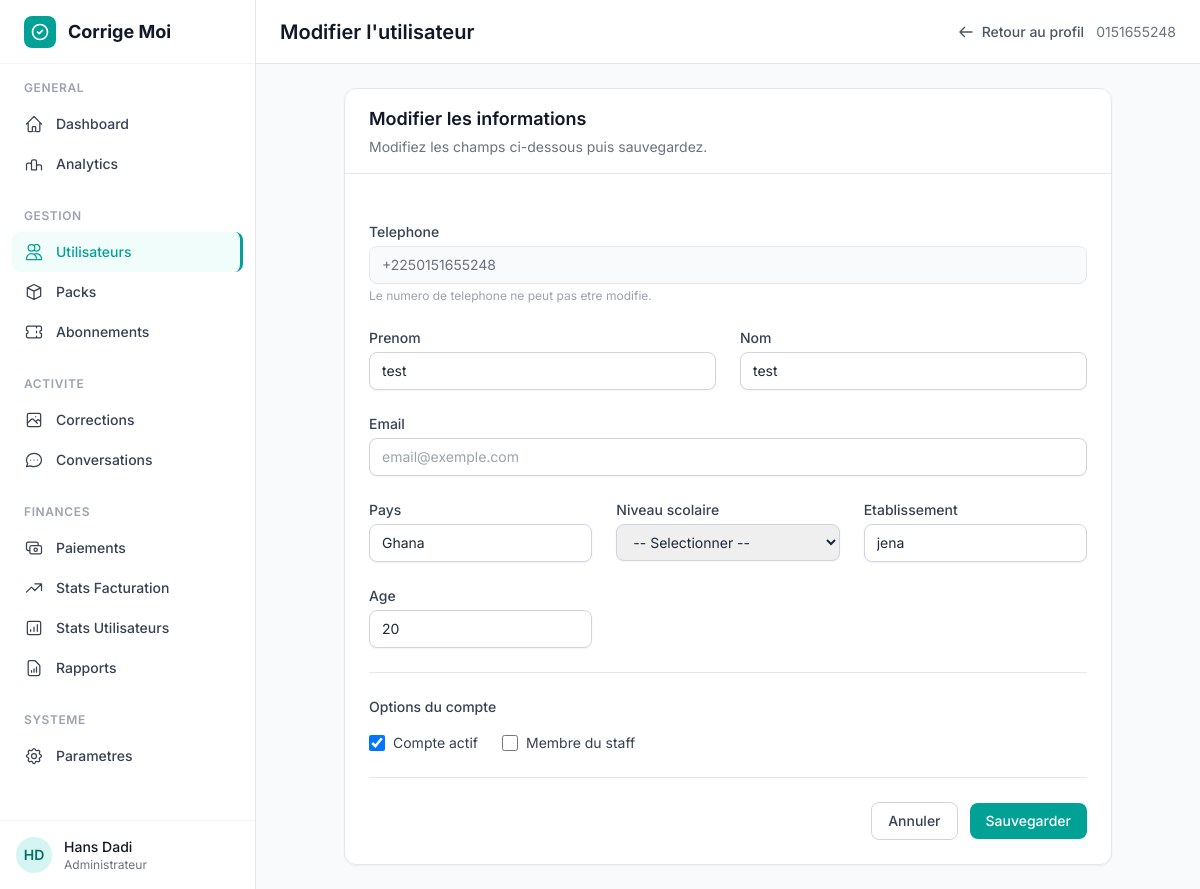
The app's page /custom-admin/user/2/edit/ (signed in), older data.
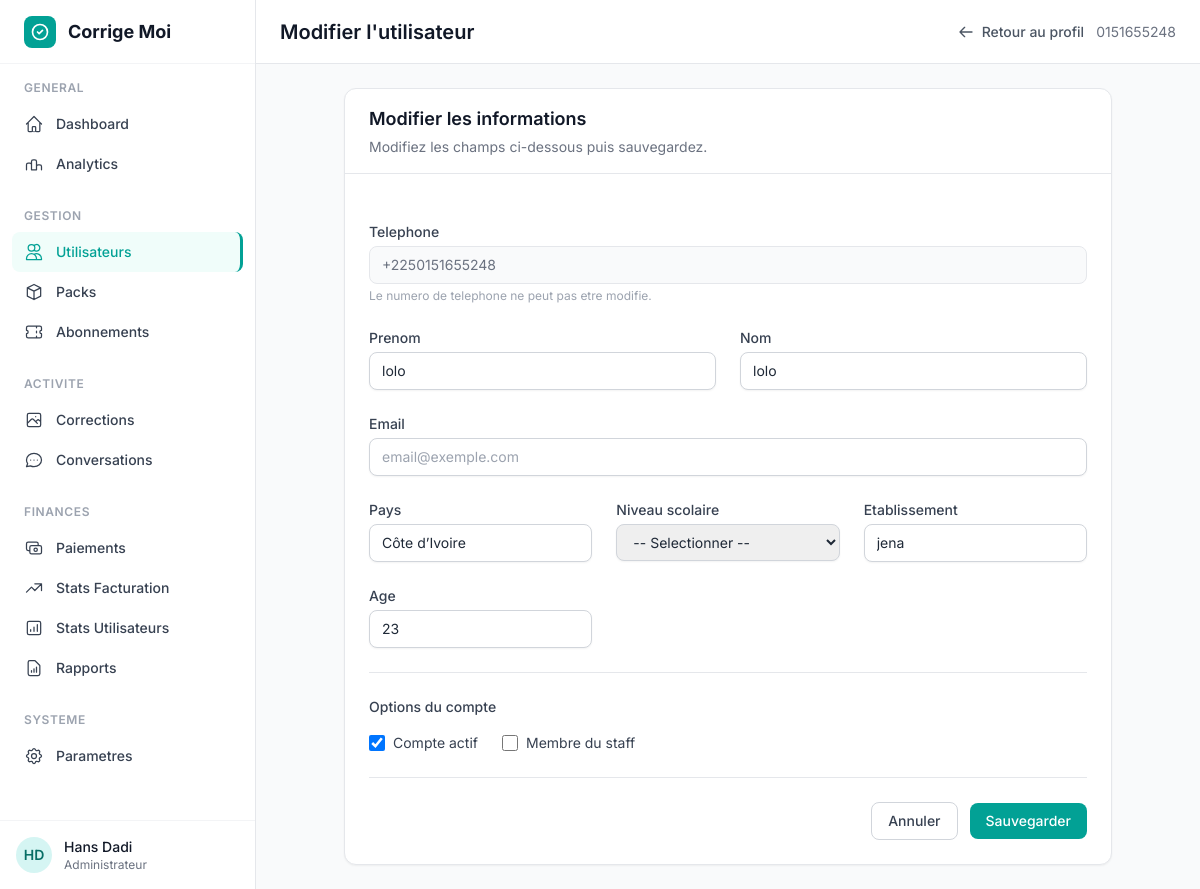
The same page, newer data.
### authentification/models.py (models this page shows, shortened)
class CustomUser(AbstractBaseUser, PermissionsMixin):
    phone_number = models.CharField(
        max_length=15,
        unique=True,
        error_messages={
            'unique': _("Un utilisateur avec ce numéro de téléphone existe déjà.")
        }
    )
    email = models.EmailField(blank=True, null=True)
    first_name = models.CharField(max_length=50)
    last_name = models.CharField(max_length=50)
    is_active = models.BooleanField(default=True)
    is_staff = models.BooleanField(default=False)
    is_verified = models.BooleanField(default=False)
    country = models.CharField(max_length=100, blank=True, null=True)
    school_level = models.CharField(max_length=100, blank=True, null=True)
    institution = models.CharField(max_length=200, blank=True, null=True)
    age = models.PositiveIntegerField(blank=True, null=True)
    date_joined = models.DateTimeField(default=timezone.now)
    USERNAME_FIELD = 'phone_number'
    REQUIRED_FIELDS = ['first_name', 'last_name']
    objects = CustomUserManager()

### custom_admin/views.py (the view, shortened to what this page needs)
# urls.py: path('user/<int:user_id>/edit/', views.admin_user_edit, name='user_edit'),
@login_required
def admin_user_edit(request, user_id):
    if not request.user.is_staff:
        return render(request, '403.html', status=403)
    user = get_object_or_404(CustomUser, id=user_id)
    return render(request, 'custom_admin/admin/user_edit.html', {'user': user})

### custom_admin/templates/custom_admin/admin/user_edit.html (shortened to what the changed rows need)
{% extends "custom_admin/base_admin.html" %}
{% block page_title %}Modifier l'utilisateur{% endblock %}
{% block content %}
<div class="max-w-3xl mx-auto">
    <div class="bg-white rounded-xl shadow-sm border border-gray-200 overflow-hidden">
        <div class="px-6 py-4 border-b border-gray-200">
            <h2 class="text-lg font-semibold text-gray-900">Modifier les informations</h2>
        </div>
        <form method="POST" class="p-6 space-y-6">
            <div>
                <label class="block text-sm font-medium text-gray-700 mb-1">Telephone</label>
                <input type="text" value="{{ user.phone_number }}" readonly disabled
                       class="block w-full rounded-lg border-gray-200 bg-gray-50 text-gray-500 text-sm px-3 py-2 border cursor-not-allowed">
                <p class="text-xs text-gray-400 mt-1">Le numero de telephone ne peut pas etre modifie.</p>
            </div>
            <div class="grid grid-cols-1 md:grid-cols-2 gap-6">
                <div>
                    <label for="first_name" class="block text-sm font-medium text-gray-700 mb-1">Prenom</label>
                    <input type="text" name="first_name" id="first_name" value="{{ user.first_name }}"
                           class="block w-full rounded-lg border-gray-300 shadow-sm focus:border-brand-500 focus:ring-brand-500 text-sm px-3 py-2 border">
                </div>
                <div>
                    <label for="last_name" class="block text-sm font-medium text-gray-700 mb-1">Nom</label>
                    <input type="text" name="last_name" id="last_name" value="{{ user.last_name }}"
                           class="block w-full rounded-lg border-gray-300 shadow-sm focus:border-brand-500 focus:ring-brand-500 text-sm px-3 py-2 border">
                </div>
            </div>
            <div class="grid grid-cols-1 md:grid-cols-3 gap-6">
                <div>
                    <label for="country" class="block text-sm font-medium text-gray-700 mb-1">Pays</label>
                    <input type="text" name="country" id="country" value="{{ user.country|default:'' }}"
                           class="block w-full rounded-lg border-gray-300 shadow-sm focus:border-brand-500 focus:ring-brand-500 text-sm px-3 py-2 border"
                           placeholder="Cote d'Ivoire">
                </div>
                <div>
                    <label for="institution" class="block text-sm font-medium text-gray-700 mb-1">Etablissement</label>
                    <input type="text" name="institution" id="institution" value="{{ user.institution|default:'' }}"
                           class="block w-full rounded-lg border-gray-300 shadow-sm focus:border-brand-500 focus:ring-brand-500 text-sm px-3 py-2 border"
                           placeholder="Nom de l'etablissement">
                </div>
            </div>
            <div class="grid grid-cols-1 md:grid-cols-3 gap-6">
                <div>
                    <label for="age" class="block text-sm font-medium text-gray-700 mb-1">Age</label>
                    <input type="number" name="age" id="age" value="{{ user.age|default:'' }}" min="1" max="120"
                           class="block w-full rounded-lg border-gray-300 shadow-sm focus:border-brand-500 focus:ring-brand-500 text-sm px-3 py-2 border"
                           placeholder="Age">
                </div>
            </div>
            <div class="border-t border-gray-200 pt-6">
                <div class="flex items-center gap-6">
                    <label class="flex items-center gap-2 cursor-pointer">
                        <input type="checkbox" name="is_active" {% if user.is_active %}checked{% endif %}
                               class="w-4 h-4 rounded border-gray-300 text-brand-500 focus:ring-brand-500">
                        <span class="text-sm text-gray-700">Compte actif</span>
                    </label>
                    <label class="flex items-center gap-2 cursor-pointer">
                        <input type="checkbox" name="is_staff" {% if user.is_staff %}checked{% endif %}
                               class="w-4 h-4 rounded border-gray-300 text-brand-500 focus:ring-brand-500">
                        <span class="text-sm text-gray-700">Membre du staff</span>
                    </label>
                </div>
            </div>
        </form>
    </div>
</div>
{% endblock %}

Row changes from the older to the newer data that the page shows:
changed CustomUser "jena": first_name "test" → "lolo"; last_name "test" → "lolo"; country "Ghana" → "Côte d’Ivoire"; age "20" → "23"
